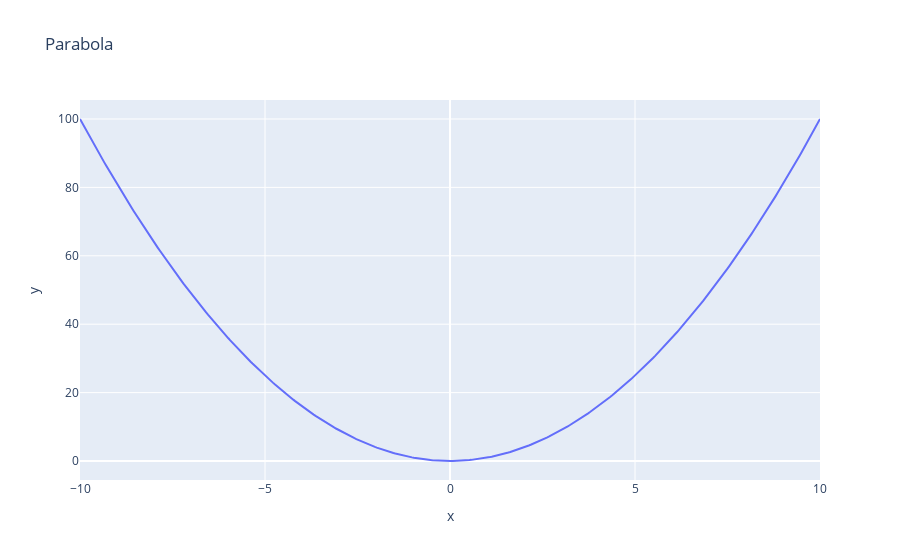

Notebook code cell kept with this figure:
### Code cell
#!pip install plotly
import plotly.graph_objects as go
import numpy as np
# 定义抛物线参数
a = 1
b = 0
c = 0

# 生成x的值
x = np.linspace(-10, 10, 400)

# 计算对应的y值
y = a * x**2 + b * x + c

# 创建图形
fig = go.Figure(data=go.Scatter(x=x, y=y, mode='lines', name='y = ax^2'))
fig.update_layout(title='Parabola',
                  xaxis_title='x',
                  yaxis_title='y')
fig.show()

### Figure 1 — Plotly figure (JSON) as saved in the notebook; plotly's stock layout.template omitted (floating-point values rounded to 4 significant figures; data arrays with more than 128 entries replaced by an {"elided": "..."} marker saying what was removed)
{"data": [{"mode": "lines", "name": "y = ax^2", "type": "scatter", "x": {"elided": "400 float values"}, "y": {"elided": "400 float values"}}], "layout": {"title": {"text": "Parabola"}, "xaxis": {"title": {"text": "x"}}, "yaxis": {"title": {"text": "y"}}}}
